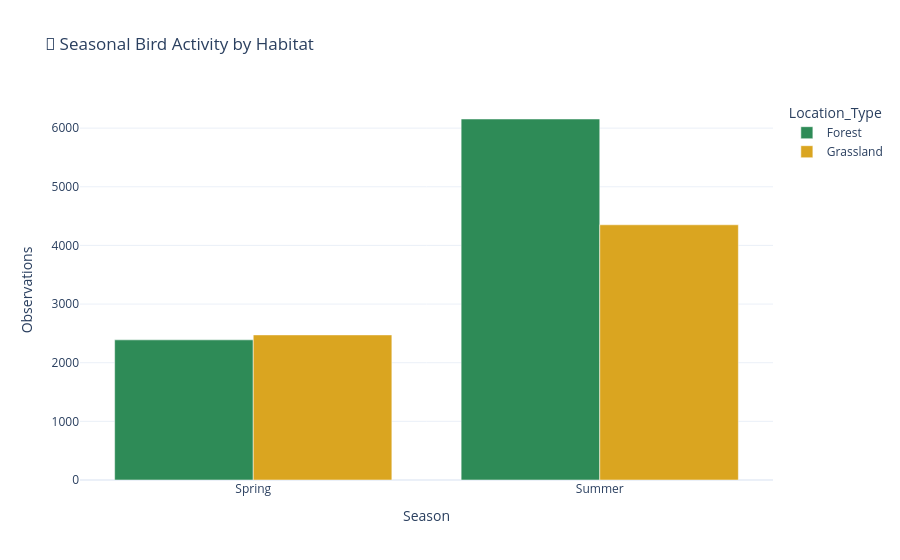

Here is the notebook cell this chart was saved with:
### Code cell
# ── Seasonal distribution ──
season_order = ['Spring', 'Summer', 'Autumn', 'Winter']
seasonal = df.groupby(['Season', 'Location_Type']).size().reset_index(name='Observations')
seasonal['Season'] = pd.Categorical(seasonal['Season'], categories=season_order, ordered=True)
seasonal.sort_values('Season', inplace=True)

fig = px.bar(seasonal, x='Season', y='Observations', color='Location_Type',
             barmode='group', title='🌸 Seasonal Bird Activity by Habitat',
             color_discrete_map={'Forest':'#2E8B57','Grassland':'#DAA520'},
             template='plotly_white')
fig.show()

print('\nTop season per habitat:')
print(seasonal.loc[seasonal.groupby('Location_Type')['Observations'].idxmax()])

### Figure 1 — Plotly figure (JSON) as saved in the notebook; plotly's stock layout.template omitted (floating-point values rounded to 4 significant figures)
{"data": [{"alignmentgroup": "True", "hovertemplate": "Location_Type=Forest<br>Season=%{x}<br>Observations=%{y}<extra></extra>", "legendgroup": "Forest", "marker": {"color": "#2E8B57", "pattern": {"shape": ""}}, "name": "Forest", "offsetgroup": "Forest", "orientation": "v", "showlegend": true, "textposition": "auto", "type": "bar", "x": ["Spring", "Summer"], "xaxis": "x", "y": [2390, 6156], "yaxis": "y"}, {"alignmentgroup": "True", "hovertemplate": "Location_Type=Grassland<br>Season=%{x}<br>Observations=%{y}<extra></extra>", "legendgroup": "Grassland", "marker": {"color": "#DAA520", "pattern": {"shape": ""}}, "name": "Grassland", "offsetgroup": "Grassland", "orientation": "v", "showlegend": true, "textposition": "auto", "type": "bar", "x": ["Spring", "Summer"], "xaxis": "x", "y": [2474, 4352], "yaxis": "y"}], "layout": {"barmode": "group", "legend": {"title": {"text": "Location_Type"}, "tracegroupgap": 0}, "title": {"text": "🌸 Seasonal Bird Activity by Habitat"}, "xaxis": {"anchor": "y", "domain": [0.0, 1.0], "title": {"text": "Season"}}, "yaxis": {"anchor": "x", "domain": [0.0, 1.0], "title": {"text": "Observations"}}}}
